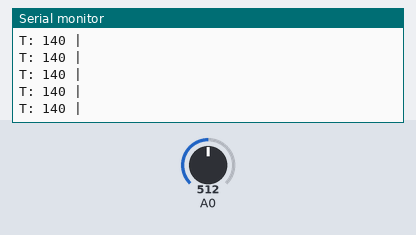
A sketch run on a simulated Arduino Uno, built with avr-gcc and run on an emulated ATmega328P. Parts: the last lines printed to the serial monitor. The test bench sets the inputs (shaded band); at power-on: A0 = 512. No radio packets arrive unless stated.

Above: at 1.2 s.
1.3 s: A0 set to 425
At 1.8 s:
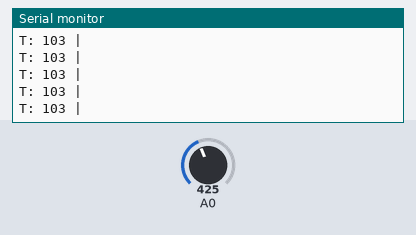
4.3 s: A0 set to 404
At 4.8 s:
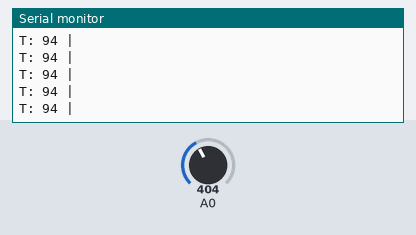
Timing chart, 0 to 7.3 s (numbered marks = the images above; inputs shaded):
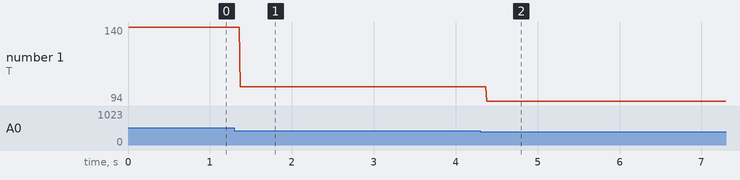

The sketch:

EXAM_CODE_TRANSCEIVER.ino
```cpp
#include <SPI.h>
#include <nRF24L01.h>
#include <RF24.h>
RF24 radio(7, 8); // CE, CSN digital pins on Arduino
const byte address[6] = "01000"; // Address common to both the transmitter and receiver modules.

struct MyData {
  byte throttle;
//  byte yaw;
//  byte pitch;
//  byte roll;
};

MyData data;

void setup() {
  radio.begin();
  radio.openWritingPipe(address); // use radio.openWritingPipe(n, address) for more addresses
  radio.setPALevel(RF24_PA_MIN);
  radio.stopListening();
  Serial.begin(9600);
}

void loop() {
  data.throttle = map(constrain(analogRead(A0), 183, 780), 183, 780, 0, 255);
//  data.yaw = map(constrain(analogRead(A1), 122, 744), 122, 744, 0, 255);
//  data.pitch = map(constrain(analogRead(A2), 274, 897), 274, 897, 0, 255);
//  data.roll = map(constrain(analogRead(A3), 294, 919), 294, 919, 0, 255);

  const char text[] = "Welcome to RAIN.";
  radio.write(&data, sizeof(MyData));
  //delay(1000);

  Serial.print("T: ");
  Serial.print(data.throttle);
  Serial.println(" | ");
//  Serial.print("Y: ");
//  Serial.print(data.yaw);
//  Serial.print(" | ");
//  Serial.print("P: ");
//  Serial.print(data.pitch);
//  Serial.print(" | ");
//  Serial.print("R: ");
//  Serial.println(data.roll);
}
```

Measured:
- after the input at 1.3 s, the serial monitor: prints a new line after 0.07 s (image 1)
- after the input at 4.3 s, the serial monitor: prints a new line after 0.08 s (image 2)
- plotted number 1: 140 → 103 after the input at 1.3 s, 103 → 94 after the input at 4.3 s
